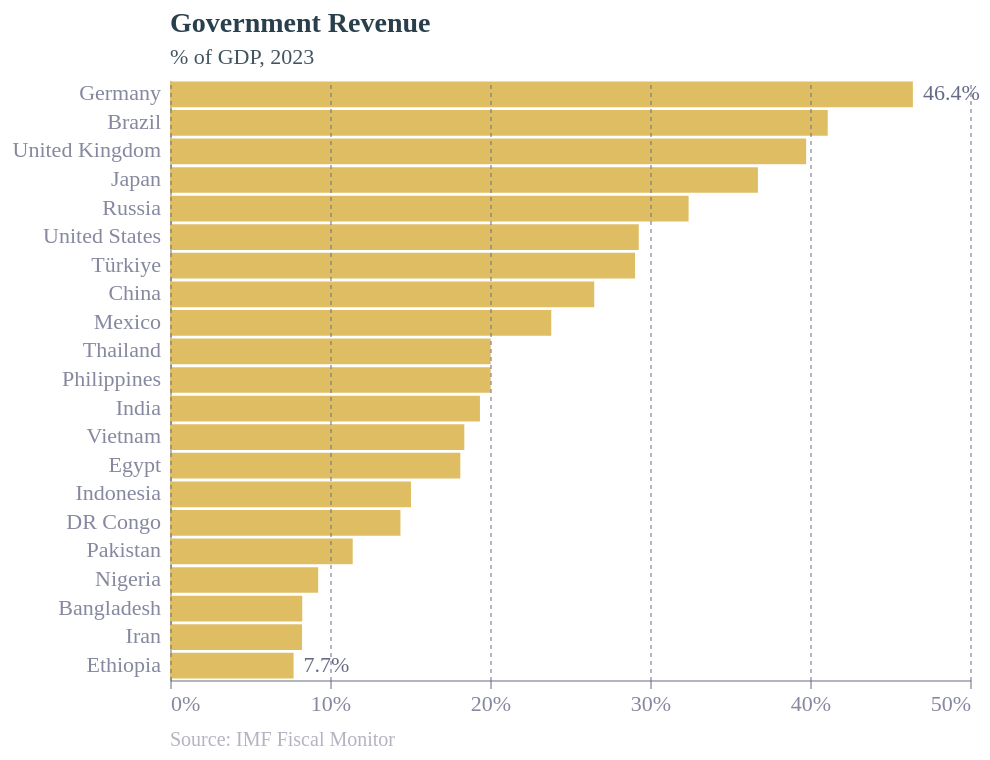

This figure's Vega-Lite source:
### Vega-Lite specification from a JSON file in a GitHub repository (floating-point values rounded to 4 significant figures)
{"config": {"font": "Circular Std", "text": {"color": "#676A86", "align": "left", "baseline": "middle", "dx": 7, "dy": 0, "fontSize": 11}, "view": {"stroke": null, "continuousWidth": 400, "continuousHeight": 300, "discreteWidth": 400, "discreteHeight": 300}, "bar": {"color": "#179fdb"}, "line": {"color": "#e6224b"}, "rule": {"color": "#676A86"}, "point": {"filled": true, "size": 80, "color": "#e6224b", "opacity": 0.95}, "geoshape": {"stroke": "white", "strokeWidth": 0.3}, "rect": {"fill": "#d6d4d4", "opacity": 0.3}, "axis": {"labelColor": "#676A86", "labelFontSize": 11, "labelFont": "Circular Std", "labelOpacity": 0.8, "tickColor": "#676A86", "tickOpacity": 0.5, "domainColor": "#676A86", "domainOpacity": 0.5, "gridColor": "#676A86", "gridDash": [2, 2], "gridOpacity": 0.5, "title": null, "titleColor": "#676A86", "titleOpacity": 0.8, "tickSize": 4}, "axisXDiscrete": {"grid": false, "labelAngle": 0, "tickCount": 10, "tickOpacity": 0.5, "title": null}, "axisYDiscrete": {"ticks": false, "labelPadding": 5}, "axisXTemporal": {"grid": false, "ticks": true}, "axisXQuantitative": {"grid": true}, "axisYQuantitative": {"gridColor": "#676A86", "gridDash": [1, 5], "gridOpacity": 0.5, "ticks": false, "labelPadding": 5, "tickCount": 8, "titleAngle": 0, "titleAlign": "left", "titleBaseline": "bottom", "titleX": 0, "titleY": -5}, "title": {"color": "#122b39E6", "subtitleColor": "#122b39CC", "font": "Circular Std", "subtitleFont": "Circular Std", "anchor": "start", "fontSize": 14, "subtitleFontSize": 11, "subtitlePadding": 4, "offset": 6, "frame": "group"}, "legend": {"titleColor": "#122b39", "title": null, "labelColor": "#122b39", "labelFontSize": 11}}, "layer": [{"data": {"name": "data-4762a7160225297dade4d9eba6486468"}, "mark": {"type": "bar", "color": "rgb(223,190,99)"}, "encoding": {"x": {"axis": {"tickCount": 6, "format": "%", "zindex": 1}, "field": "Value", "type": "quantitative"}, "y": {"field": "Country", "sort": "-x", "type": "nominal"}}, "title": {"text": "Government Revenue", "subtitle": ["% of GDP, 2023"]}}, {"data": {"name": "data-d285a7403ed98ae579761d64a864032b"}, "mark": {"type": "text", "align": "left", "dx": 0, "dy": 0, "fontSize": 10, "opacity": 0.5, "text": "Source: IMF Fiscal Monitor"}, "encoding": {"x": {"value": 0}, "y": {"value": 330}}}, {"data": {"name": "data-4762a7160225297dade4d9eba6486468"}, "mark": {"type": "text", "align": {"expr": "datum.Value < 0 ? \"right\" : \"left\""}, "baseline": "middle", "dx": {"expr": "datum.Value < 0 ? -2 : 5"}}, "encoding": {"opacity": {"condition": {"test": {"field": "ISO3", "oneOf": ["DEU", "ETH"]}, "value": 1}, "value": 0}, "text": {"field": "Value", "format": ",.1%", "type": "nominal"}, "x": {"axis": {"tickCount": 6, "format": "%", "zindex": 1}, "field": "Value", "type": "quantitative"}, "y": {"field": "Country", "sort": "-x", "type": "nominal"}}, "title": {"text": "Government Revenue", "subtitle": ["% of GDP, 2023"]}}], "height": 300, "width": 400, "$schema": "https://vega.github.io/schema/vega-lite/v5.17.0.json", "datasets": {"data-4762a7160225297dade4d9eba6486468": [{"Country": "India", "ISO3": "IND", "Population (2024)": 1428627663, "Value": 0.1937}, {"Country": "China", "ISO3": "CHN", "Population (2024)": 1425671352, "Value": 0.2652}, {"Country": "United States", "ISO3": "USA", "Population (2024)": 339996564, "Value": 0.293}, {"Country": "Indonesia", "ISO3": "IDN", "Population (2024)": 277534123, "Value": 0.1506}, {"Country": "Pakistan", "ISO3": "PAK", "Population (2024)": 240485658, "Value": 0.1142}, {"Country": "Nigeria", "ISO3": "NGA", "Population (2024)": 223804632, "Value": 0.09261}, {"Country": "Brazil", "ISO3": "BRA", "Population (2024)": 216422446, "Value": 0.4111}, {"Country": "Bangladesh", "ISO3": "BGD", "Population (2024)": 172954319, "Value": 0.08265}, {"Country": "Russia", "ISO3": "RUS", "Population (2024)": 144444359, "Value": 0.3241}, {"Country": "Mexico", "ISO3": "MEX", "Population (2024)": 128455567, "Value": 0.2383}, {"Country": "Ethiopia", "ISO3": "ETH", "Population (2024)": 126527060, "Value": 0.07724}, {"Country": "Japan", "ISO3": "JPN", "Population (2024)": 123294513, "Value": 0.3675}, {"Country": "Philippines", "ISO3": "PHL", "Population (2024)": 117337368, "Value": 0.2004}, {"Country": "Egypt", "ISO3": "EGY", "Population (2024)": 112716599, "Value": 0.1815}, {"Country": "DR Congo", "ISO3": "COD", "Population (2024)": 102262809, "Value": 0.144}, {"Country": "Vietnam", "ISO3": "VNM", "Population (2024)": 98858950, "Value": 0.1839}, {"Country": "Iran", "ISO3": "IRN", "Population (2024)": 89172767, "Value": 0.08252}, {"Country": "Türkiye", "ISO3": "TUR", "Population (2024)": 85816199, "Value": 0.2907}, {"Country": "Germany", "ISO3": "DEU", "Population (2024)": 83294633, "Value": 0.4643}, {"Country": "Thailand", "ISO3": "THA", "Population (2024)": 71801279, "Value": 0.2004}, {"Country": "United Kingdom", "ISO3": "GBR", "Population (2024)": 67736802, "Value": 0.3976}], "data-d285a7403ed98ae579761d64a864032b": [{"x": 0}]}}
